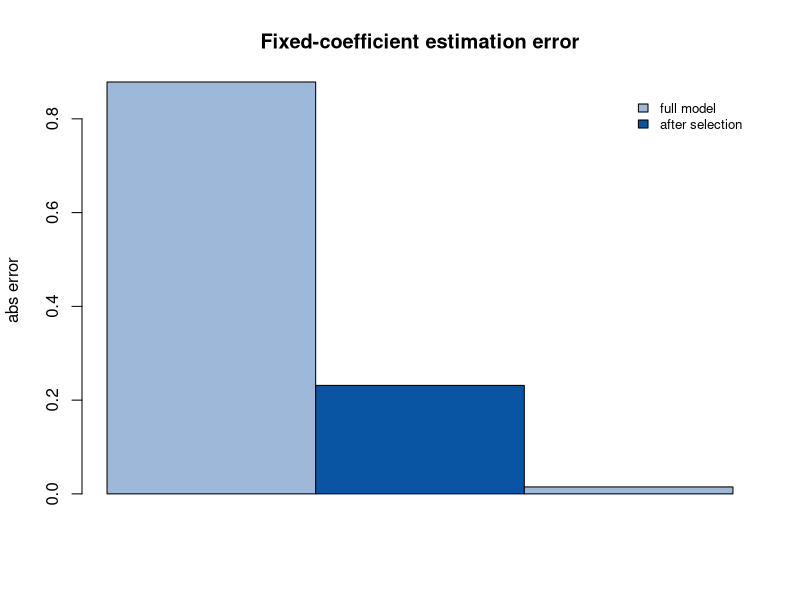

This chart was generated by the following R code:
## ---- chunk 1
set.seed(2026)
n <- 300
u <- runif(n); v <- runif(n); tt <- runif(n)
x1 <- u + rnorm(n, sd = 0.2)     # 与空间坐标相关：遗漏效应将污染其系数
x2 <- rnorm(n)
x3 <- 0.7 * x1 + 0.7 * rnorm(n)  # 与 x1 相关
a_true <- c(1, -0.5)
b_true <- 2 + 5 * u              # x3 的真实效应随空间变化（伪固定指标）
y <- a_true[1] * x1 + a_true[2] * x2 + b_true * x3 + rnorm(n, sd = 0.3)

st_dist <- function(i, j) sqrt((u[i] - u[j])^2 + (v[i] - v[j])^2 + (tt[i] - tt[j])^2)
h <- 0.4
W <- matrix(0, n, n)
for (j in 1:n) W[, j] <- exp(-(sapply(1:n, function(i) st_dist(i, j)))^2 / h^2)

# 错误设定：x3 被当作固定指标，直接做全局回归
Xf <- cbind(x1, x2, x3)
a_full <- solve(t(Xf) %*% Xf, t(Xf) %*% y)

# 变量选择后：x3 进入变系数部分（两步法第 1 步以真值代入，隔离偏差
# 机制；实际估计中固定系数由迭代提供）
b_hat <- sapply(1:n, function(j) {
  w <- W[, j]
  sum(w * x3 * (y - a_true[1] * x1 - a_true[2] * x2)) / sum(w * x3^2)
})
yt <- y - b_hat * x3
Xf2 <- cbind(x1, x2)
a_sel <- solve(t(Xf2) %*% Xf2, t(Xf2) %*% yt)
cat("full model a:", round(a_full[1:2], 3),
    " RMSE:", round(sqrt(mean((a_full[1:2] - a_true)^2)), 3), "\n")
cat("after selection a:", round(a_sel, 3),
    " RMSE:", round(sqrt(mean((a_sel - a_true)^2)), 3), "\n")
## ---- chunk 2
barplot(rbind(Full = abs(a_full[1:2] - a_true),
              Selected = abs(a_sel - a_true)),
        beside = TRUE, col = c("#9db8d9", "#0955a4"),
        main = "Fixed-coefficient estimation error", ylab = "abs error",
        legend.text = c("full model", "after selection"),
        args.legend = list(bty = "n", cex = 0.8))
